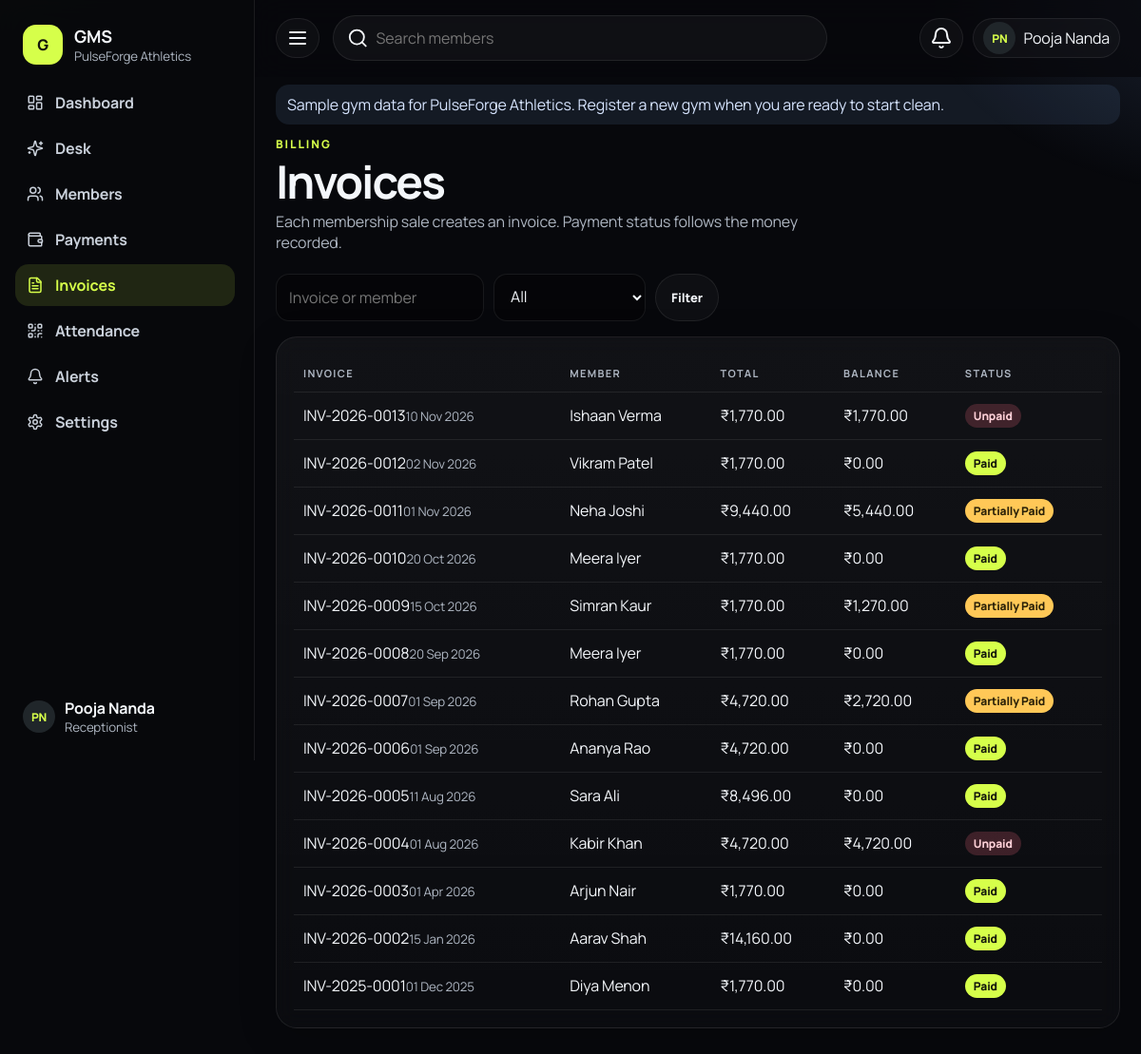
Page /modules/invoices/index.php (signed in) on the committed database.
### tables this page shows
CREATE TABLE gyms (
  id INT UNSIGNED NOT NULL AUTO_INCREMENT,
  name VARCHAR(160) NOT NULL,
  slug VARCHAR(160) NOT NULL,
  logo_path VARCHAR(255) DEFAULT NULL,
  email VARCHAR(190) DEFAULT NULL,
  phone VARCHAR(30) DEFAULT NULL,
  address_line VARCHAR(255) DEFAULT NULL,
  city VARCHAR(100) DEFAULT NULL,
  state VARCHAR(100) DEFAULT NULL,
  postal_code VARCHAR(20) DEFAULT NULL,
  country VARCHAR(80) NOT NULL DEFAULT 'India',
  gstin VARCHAR(20) DEFAULT NULL,
  tax_enabled TINYINT(1) NOT NULL DEFAULT 0,
  tax_label VARCHAR(40) NOT NULL DEFAULT 'GST',
  tax_percent DECIMAL(5,2) NOT NULL DEFAULT 0.00,
  invoice_prefix VARCHAR(20) NOT NULL DEFAULT 'INV',
  invoice_next_number INT UNSIGNED NOT NULL DEFAULT 1,
  invoice_footer TEXT NULL,
  invoice_terms TEXT NULL,
  currency_code CHAR(3) NOT NULL DEFAULT 'INR',
  currency_symbol VARCHAR(8) NOT NULL DEFAULT '₹',
  timezone VARCHAR(64) NOT NULL DEFAULT 'Asia/Kolkata',
  member_prefix VARCHAR(12) NOT NULL DEFAULT 'MBR',
  member_next_number INT UNSIGNED NOT NULL DEFAULT 1001,
  onboarding_step TINYINT UNSIGNED NOT NULL DEFAULT 1,
  onboarding_completed TINYINT(1) NOT NULL DEFAULT 0,
  status ENUM('active','suspended') NOT NULL DEFAULT 'active',
  created_at DATETIME NOT NULL,
  updated_at DATETIME NOT NULL,
  PRIMARY KEY (id),
  UNIQUE KEY uq_gyms_slug (slug)
);

CREATE TABLE users (
  id INT UNSIGNED NOT NULL AUTO_INCREMENT,
  gym_id INT UNSIGNED NOT NULL,
  name VARCHAR(160) NOT NULL,
  email VARCHAR(190) NOT NULL,
  phone VARCHAR(30) DEFAULT NULL,
  password_hash VARCHAR(255) NOT NULL,
  role ENUM('owner','manager','receptionist','trainer') NOT NULL,
  avatar_path VARCHAR(255) DEFAULT NULL,
  status ENUM('active','disabled') NOT NULL DEFAULT 'active',
  last_login_at DATETIME DEFAULT NULL,
  created_at DATETIME NOT NULL,
  updated_at DATETIME NOT NULL,
  PRIMARY KEY (id),
  UNIQUE KEY uq_users_email (email),
  KEY idx_users_gym (gym_id),
  CONSTRAINT fk_users_gym FOREIGN KEY (gym_id) REFERENCES gyms (id) ON DELETE CASCADE
);

CREATE TABLE invoices (
  id INT UNSIGNED NOT NULL AUTO_INCREMENT,
  gym_id INT UNSIGNED NOT NULL,
  invoice_number VARCHAR(40) NOT NULL,
  member_id INT UNSIGNED NOT NULL,
  subscription_id INT UNSIGNED NOT NULL,
  invoice_date DATE NOT NULL,
  subtotal DECIMAL(12,2) NOT NULL,
  discount DECIMAL(12,2) NOT NULL DEFAULT 0.00,
  tax_percent DECIMAL(5,2) NOT NULL DEFAULT 0.00,
  tax_amount DECIMAL(12,2) NOT NULL DEFAULT 0.00,
  total_amount DECIMAL(12,2) NOT NULL,
  amount_paid DECIMAL(12,2) NOT NULL DEFAULT 0.00,
  balance_due DECIMAL(12,2) NOT NULL,
  status ENUM('unpaid','partial','paid') NOT NULL DEFAULT 'unpaid',
  notes VARCHAR(500) DEFAULT NULL,
  pdf_path VARCHAR(255) DEFAULT NULL,
  created_by INT UNSIGNED DEFAULT NULL,
  created_at DATETIME NOT NULL,
  updated_at DATETIME NOT NULL,
  PRIMARY KEY (id),
  UNIQUE KEY uq_invoice_number (gym_id, invoice_number),
  KEY idx_invoice_member (gym_id, member_id),
  KEY idx_invoice_status (gym_id, status),
  KEY idx_invoice_date (gym_id, invoice_date),
  CONSTRAINT fk_invoice_gym FOREIGN KEY (gym_id) REFERENCES gyms (id) ON DELETE CASCADE,
  CONSTRAINT fk_invoice_member FOREIGN KEY (member_id) REFERENCES members (id) ON DELETE RESTRICT,
  CONSTRAINT fk_invoice_sub FOREIGN KEY (subscription_id) REFERENCES member_subscriptions (id) ON DELETE RESTRICT,
  CONSTRAINT fk_invoice_user FOREIGN KEY (created_by) REFERENCES users (id) ON DELETE SET NULL,
  CONSTRAINT chk_invoice_balance CHECK (balance_due = total_amount - amount_paid),
  CONSTRAINT chk_invoice_nonneg CHECK (total_amount >= 0 AND amount_paid >= 0 AND balance_due >= 0 AND discount >= 0 AND tax_amount >= 0)
);

CREATE TABLE members (
  id INT UNSIGNED NOT NULL AUTO_INCREMENT,
  gym_id INT UNSIGNED NOT NULL,
  member_code VARCHAR(32) NOT NULL,
  full_name VARCHAR(160) NOT NULL,
  photo_path VARCHAR(255) DEFAULT NULL,
  phone VARCHAR(30) NOT NULL,
  email VARCHAR(190) DEFAULT NULL,
  gender ENUM('female','male','other','undisclosed') NOT NULL DEFAULT 'undisclosed',
  date_of_birth DATE DEFAULT NULL,
  address VARCHAR(255) DEFAULT NULL,
  emergency_name VARCHAR(160) DEFAULT NULL,
  emergency_phone VARCHAR(30) DEFAULT NULL,
  registration_date DATE NOT NULL,
  trainer_id INT UNSIGNED DEFAULT NULL,
  notes TEXT NULL,
  status ENUM('active','expired','suspended','archived') NOT NULL DEFAULT 'active',
  whatsapp_opt_in TINYINT(1) NOT NULL DEFAULT 0,
  qr_token CHAR(48) NOT NULL,
  created_by INT UNSIGNED DEFAULT NULL,
  created_at DATETIME NOT NULL,
  updated_at DATETIME NOT NULL,
  PRIMARY KEY (id),
  UNIQUE KEY uq_member_code (gym_id, member_code),
  UNIQUE KEY uq_member_qr (qr_token),
  KEY idx_members_status (gym_id, status),
  KEY idx_members_phone (gym_id, phone),
  KEY idx_members_trainer (trainer_id),
  KEY idx_members_joined (gym_id, registration_date),
  CONSTRAINT fk_members_gym FOREIGN KEY (gym_id) REFERENCES gyms (id) ON DELETE CASCADE,
  CONSTRAINT fk_members_trainer FOREIGN KEY (trainer_id) REFERENCES users (id) ON DELETE SET NULL,
  CONSTRAINT fk_members_creator FOREIGN KEY (created_by) REFERENCES users (id) ON DELETE SET NULL
);

### modules/invoices/index.php (the view, shortened to what the rows shown need)
<?php
require dirname(__DIR__, 2) . '/includes/bootstrap.php';
[$user, $gym] = boot_page('invoices.view');
$gymId = (int) $gym['id'];
$where = 'i.gym_id = ?';
$params = [$gymId];
$total = (int) (db_one("SELECT COUNT(*) AS c FROM invoices i JOIN members m ON m.id = i.member_id WHERE $where", $params)['c'] ?? 0);
[$page, $pages, $offset, $per] = query_page($total, 15);
$rows = db_all("SELECT i.*, m.full_name FROM invoices i JOIN members m ON m.id = i.member_id WHERE $where ORDER BY i.id DESC LIMIT $per OFFSET $offset", $params);
layout_start('Invoices', 'invoices');
page_head('Billing', 'Invoices', 'Each membership sale creates an invoice. Payment status follows the money recorded.');
if (!$rows) {
    empty_state('No invoices', 'Assign a membership to generate the first invoice.');
} else {
    echo '<article class="card table-wrap"><table><thead><tr><th>Invoice</th><th>Member</th><th>Total</th><th>Balance</th><th>Status</th></tr></thead><tbody>';
    foreach ($rows as $row) {
        echo '<tr><td><a href="' . e(url('invoices/' . $row['id'])) . '">' . e($row['invoice_number']) . '</a><small class="muted">' . e(fmt_date($row['invoice_date'])) . '</small></td><td>' . e($row['full_name']) . '</td><td>' . e(money($row['total_amount'], $gym)) . '</td><td>' . e(money($row['balance_due'], $gym)) . '</td><td>' . badge($row['status']) . '</td></tr>';
    }
    echo '</tbody></table></article>';
}
layout_end();

### includes/layout.php (shortened to what the rows shown need)
<?php
function layout_start(string $title, string $active): void
{
    $user = current_user();
    $gym = current_gym();
    $unread = $user ? NotificationService::unreadCount((int) $user['gym_id'], (int) $user['id']) : 0;
    $name = $gym['name'] ?? 'GMS';
    echo '<!DOCTYPE html><html lang="en"><head><meta charset="utf-8"><meta name="viewport" content="width=device-width,initial-scale=1">';
    echo '<link rel="stylesheet" href="https://unpkg.com/aos@2.3.4/dist/aos.css">';
    echo '<link rel="stylesheet" href="' . e(url('assets/css/app.css')) . '">';
    echo '</head><body data-base="' . e(url('')) . '"><div class="ambient" aria-hidden="true"></div><div class="app">';
    echo '<aside class="sidebar" id="sidebar"><div class="brand"><a href="' . e(url('dashboard')) . '"><span class="brand-mark">G</span><span class="brand-copy"><strong>GMS</strong><small>' . e($name) . '</small></span></a></div><nav class="side-nav">';
    echo '</nav><div class="side-user">' . avatar_html($user['avatar_path'] ?? null, $user['name'] ?? 'User', 'sm') . '<div><strong>' . e($user['name'] ?? '') . '</strong><small>' . e(status_label($user['role'] ?? '')) . '</small></div></div></aside>';
    echo '<div class="main"><header class="topbar"><button class="icon-btn" type="button" data-sidebar aria-label="Menu"><i data-lucide="menu"></i></button>';
    echo '<div class="top-actions"><details class="menu"><summary class="icon-btn" aria-label="Notifications">' . ($unread ? '<em>' . (int) $unread . '</em>' : '') . '<i data-lucide="bell"></i></summary><div class="menu-panel notes-panel">';
    echo '<a class="menu-all" href="' . e(url('notifications')) . '">Open notification center</a></div></details>';
    echo '<details class="menu"><summary>' . avatar_html($user['avatar_path'] ?? null, $user['name'] ?? '', 'sm') . '<span class="hide-sm">' . e($user['name'] ?? '') . '</span></summary><div class="menu-panel"><a href="' . e(url('settings?tab=account')) . '">Account</a><a href="' . e(url('logout')) . '">Log out</a></div></details></div></header>';
    echo '<div class="content" id="content">';
}
function layout_end(): void
{
    echo '</div></div></div>';
    echo '</body></html>';
}
function page_head(string $kicker, string $title, string $text = '', string $actions = ''): void
{
    echo '<header class="page-head"><div><p class="eyebrow">' . e($kicker) . '</p><h1>' . e($title) . '</h1>';
    echo '</div><div class="page-actions">' . $actions . '</div></header>';
}
function query_page(int $total, int $per = 12): array
{
    $pages = max(1, (int) ceil($total / $per));
    $page = max(1, min($pages, (int) ($_GET['page'] ?? 1)));
    return [$page, $pages, ($page - 1) * $per, $per];
}

### includes/functions.php (shortened to what the rows shown need)
<?php
function env(string $key, ?string $default = null): ?string
{
    if (array_key_exists($key, $_ENV)) {
        return (string) $_ENV[$key];
    }
    $value = getenv($key);
    return (string) $value;
}
function e(mixed $value): string
{
    return htmlspecialchars((string) $value, ENT_QUOTES | ENT_SUBSTITUTE, 'UTF-8');
}
function url(string $path = ''): string
{
    $base = rtrim((string) env('APP_BASE', ''), '/');
    if ($path === '') {
        return $base === '' ? '/' : $base . '/';
    }
    return $base . '/' . ltrim($path, '/');
}
function money_norm(mixed $amount): string
{
    $amount = str_replace([',', ' '], '', (string) $amount);
    if (function_exists('bcadd')) {
        return bcadd($amount, '0', 2);
    }
    return number_format((float) $amount, 2, '.', '');
}
function fmt_date(?string $date): string
{
    $dt = DateTimeImmutable::createFromFormat('Y-m-d', substr($date, 0, 10));
    return $dt ? $dt->format('d M Y') : e($date);
}
function money(mixed $amount, ?array $gym = null): string
{
    $symbol = is_array($gym) ? ($gym['currency_symbol'] ?? '₹') : '₹';
    $norm = '0.00';
    try {
        $norm = money_norm($amount);
    } catch (AppException) {
        $norm = '0.00';
    }
    $negative = str_starts_with($norm, '-');
    $abs = ltrim($norm, '-');
    return ($negative ? '-' : '') . $symbol . number_format((float) $abs, 2);
}
function status_label(string $status): string
{
    return match ($status) {
        'partial' => 'Partially Paid',
        'unpaid' => 'Unpaid',
        'paid' => 'Paid',
        'active' => 'Active',
        'inactive' => 'Inactive',
        'expired' => 'Expired',
        'frozen' => 'Frozen',
        'suspended' => 'Suspended',
        'archived' => 'Archived',
        'cancelled' => 'Cancelled',
        'upgraded' => 'Upgraded',
        'downgraded' => 'Downgraded',
        'bank_transfer' => 'Bank Transfer',
        'upi' => 'UPI',
        'cash' => 'Cash',
        'card' => 'Card',
        'other' => 'Other',
        'owner' => 'Gym Owner',
        'manager' => 'Manager',
        'receptionist' => 'Receptionist',
        'trainer' => 'Trainer',
        'demo' => 'Demo',
        'sent' => 'Accepted',
        'failed' => 'Failed',
        'queued' => 'Queued',
        'skipped' => 'Skipped',
        'recorded' => 'Recorded',
        'voided' => 'Voided',
        'female' => 'Female',
        'male' => 'Male',
        'undisclosed' => 'Undisclosed',
        default => ucwords(str_replace('_', ' ', $status)),
    };
}
function status_tone(string $status): string
{
    return match ($status) {
        'active', 'paid', 'sent', 'recorded', 'success' => 'ok',
        'partial', 'frozen', 'suspended', 'demo', 'queued', 'warning' => 'warn',
        'expired', 'unpaid', 'failed', 'voided', 'archived', 'danger' => 'danger',
        'upgraded', 'downgraded', 'skipped', 'info' => 'info',
        default => 'muted',
    };
}
function badge(string $status): string
{
    return '<span class="badge badge-' . e(status_tone($status)) . '">' . e(status_label($status)) . '</span>';
}
function initials(string $name): string
{
    $parts = preg_split('/\s+/', trim($name)) ?: [];
    $letters = '';
    foreach ($parts as $part) {
        if ($part !== '') {
            $letters .= mb_strtoupper(mb_substr($part, 0, 1));
        }
        if (mb_strlen($letters) >= 2) {
            break;
        }
    }
    return $letters !== '' ? $letters : 'G';
}
function avatar_html(?string $path, string $name, string $class = ''): string
{
    $class = trim('avatar ' . $class);
    return '<span class="' . e($class) . ' avatar-fallback">' . e(initials($name)) . '</span>';
}

### rows in the picture
gyms: name "PulseForge Athletics"
users: name "PN PN", name "Pooja Nanda", role "Receptionist"
invoices: invoice_number "INV-2026-0013", invoice_date "10 Nov 2026", member.full_name "Ishaan Verma", total_amount.currency_symbol "₹1,770.00", money($row['balance_due'], $gym) "₹1,770.00", status "Unpaid"
invoices: invoice_number "INV-2026-0012", invoice_date "02 Nov 2026", member.full_name "Vikram Patel", total_amount.currency_symbol "₹1,770.00", balance_due.currency_symbol "₹0.00", status "Paid"
invoices: invoice_number "INV-2026-0011", invoice_date "01 Nov 2026", member.full_name "Neha Joshi", total_amount.currency_symbol "₹9,440.00", balance_due.currency_symbol "₹5,440.00", status "Partially Paid"
invoices: invoice_number "INV-2026-0010", invoice_date "20 Oct 2026", member.full_name "Meera Iyer", total_amount.currency_symbol "₹1,770.00", balance_due.currency_symbol "₹0.00", status "Paid"
invoices: invoice_number "INV-2026-0009", invoice_date "15 Oct 2026", member.full_name "Simran Kaur", total_amount.currency_symbol "₹1,770.00", balance_due.currency_symbol "₹1,270.00", status "Partially Paid"
invoices: invoice_number "INV-2026-0008", invoice_date "20 Sep 2026", member.full_name "Meera Iyer", total_amount.currency_symbol "₹1,770.00", balance_due.currency_symbol "₹0.00", status "Paid"
invoices: invoice_number "INV-2026-0007", invoice_date "01 Sep 2026", member.full_name "Rohan Gupta", total_amount.currency_symbol "₹4,720.00", balance_due.currency_symbol "₹2,720.00", status "Partially Paid"
invoices: invoice_number "INV-2026-0006", invoice_date "01 Sep 2026", member.full_name "Ananya Rao", total_amount.currency_symbol "₹4,720.00", balance_due.currency_symbol "₹0.00", status "Paid"
invoices: invoice_number "INV-2026-0005", invoice_date "11 Aug 2026", member.full_name "Sara Ali", total_amount.currency_symbol "₹8,496.00", balance_due.currency_symbol "₹0.00", status "Paid"
invoices: invoice_number "INV-2026-0004", invoice_date "01 Aug 2026", member.full_name "Kabir Khan", total_amount.currency_symbol "₹4,720.00", money($row['balance_due'], $gym) "₹4,720.00", status "Unpaid"
invoices: invoice_number "INV-2026-0003", invoice_date "01 Apr 2026", member.full_name "Arjun Nair", total_amount.currency_symbol "₹1,770.00", balance_due.currency_symbol "₹0.00", status "Paid"
invoices: invoice_number "INV-2026-0002", invoice_date "15 Jan 2026", member.full_name "Aarav Shah", total_amount.currency_symbol "₹14,160.00", balance_due.currency_symbol "₹0.00", status "Paid"
invoices: invoice_number "INV-2025-0001", invoice_date "01 Dec 2025", member.full_name "Diya Menon", total_amount.currency_symbol "₹1,770.00", balance_due.currency_symbol "₹0.00", status "Paid"

### other values in the picture
$label "Dashboard"
$label "Desk"
$label "Members"
$label "Payments"
$label "Invoices"
$label "Attendance"
$label "Alerts"
$label "Settings"
$kicker "BILLING"
$title "Invoices"
$text "Each membership sale creates an invoice. Payment status follows the money recorded."
